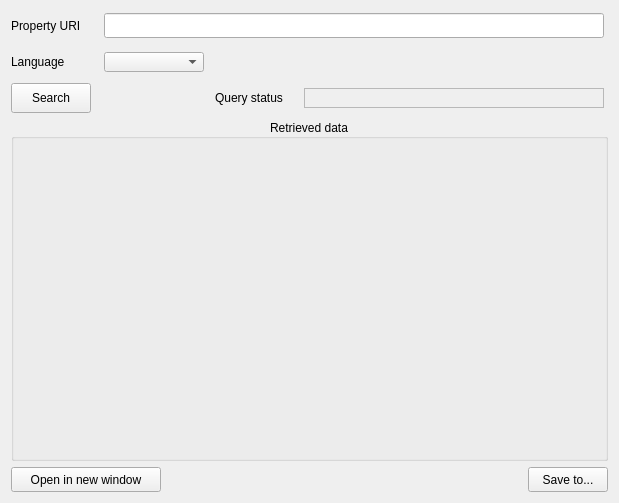
      <widget class="QWidget" name="GetPropertyDetails_tab">
       <property name="layoutDirection">
        <enum>Qt::LeftToRight</enum>
       </property>
       <attribute name="title">
        <string>Get Property details</string>
       </attribute>
       <attribute name="toolTip">
        <string>&lt;html&gt;&lt;head/&gt;&lt;body&gt;&lt;p&gt;Retrieves all the details of a Property specified in the URI. User can choose the Language of the ouput. It performs the method &amp;quot;&lt;span style=&quot; font-weight:700;&quot;&gt;/api/Property/v2&lt;/span&gt;&amp;quot;&lt;/p&gt;&lt;/body&gt;&lt;/html&gt;</string>
       </attribute>
       <layout class="QHBoxLayout" name="horizontalLayout_16">
        <item>
         <layout class="QGridLayout" name="gridLayout_8">
          <item row="0" column="0">
           <widget class="QLabel" name="GetPropertyDetails_DomainURI_label">
            <property name="minimumSize">
             <size>
              <width>85</width>
              <height>30</height>
             </size>
            </property>
            <property name="maximumSize">
             <size>
              <width>85</width>
              <height>30</height>
             </size>
            </property>
            <property name="text">
             <string>Property URI</string>
            </property>
           </widget>
          </item>
          <item row="0" column="1" colspan="3">
           <widget class="QLineEdit" name="GetPropertyDetails_SearchTextString_lineEdit">
            <property name="minimumSize">
             <size>
              <width>500</width>
              <height>20</height>
             </size>
            </property>
            <property name="maximumSize">
             <size>
              <width>50</width>
              <height>25</height>
             </size>
            </property>
           </widget>
          </item>
          <item row="1" column="0">
           <widget class="QLabel" name="GetPropertyDetails_DataStructure_label">
            <property name="minimumSize">
             <size>
              <width>80</width>
              <height>30</height>
             </size>
            </property>
            <property name="maximumSize">
             <size>
              <width>80</width>
              <height>30</height>
             </size>
            </property>
            <property name="text">
             <string>Language</string>
            </property>
            <property name="wordWrap">
             <bool>true</bool>
            </property>
           </widget>
          </item>
          <item row="1" column="1">
           <widget class="QComboBox" name="GetPropertyDetails_DataStructure_comboBox">
            <property name="minimumSize">
             <size>
              <width>100</width>
              <height>20</height>
             </size>
            </property>
            <property name="maximumSize">
             <size>
              <width>100</width>
              <height>20</height>
             </size>
            </property>
            <property name="maxVisibleItems">
             <number>2</number>
            </property>
            <property name="maxCount">
             <number>2</number>
            </property>
           </widget>
          </item>
          <item row="2" column="0">
           <widget class="QPushButton" name="GetPropertyDetails_Search_pushButton">
            <property name="minimumSize">
             <size>
              <width>80</width>
              <height>30</height>
             </size>
            </property>
            <property name="maximumSize">
             <size>
              <width>80</width>
              <height>30</height>
             </size>
            </property>
            <property name="text">
             <string>Search</string>
            </property>
           </widget>
          </item>
          <item row="2" column="2">
           <widget class="QLabel" name="GetPropertyDetails_QuerryStatus_label">
            <property name="enabled">
             <bool>true</bool>
            </property>
            <property name="minimumSize">
             <size>
              <width>80</width>
              <height>30</height>
             </size>
            </property>
            <property name="maximumSize">
             <size>
              <width>80</width>
              <height>30</height>
             </size>
            </property>
            <property name="text">
             <string>Query status</string>
            </property>
           </widget>
          </item>
          <item row="2" column="3">
           <widget class="QLabel" name="GetPropertyDetails_QuerryStatusResult_label">
            <property name="minimumSize">
             <size>
              <width>300</width>
              <height>20</height>
             </size>
            </property>
            <property name="maximumSize">
             <size>
              <width>150</width>
              <height>20</height>
             </size>
            </property>
            <property name="autoFillBackground">
             <bool>false</bool>
            </property>
            <property name="styleSheet">
             <string notr="true"/>
            </property>
            <property name="frameShape">
             <enum>QFrame::StyledPanel</enum>
            </property>
            <property name="frameShadow">
             <enum>QFrame::Sunken</enum>
            </property>
            <property name="text">
             <string/>
            </property>
           </widget>
          </item>
          <item row="3" column="0" colspan="4">
           <widget class="QGroupBox" name="GetPropertyDetails_JSONViewerHolder_groupBox">
            <property name="minimumSize">
             <size>
              <width>597</width>
              <height>301</height>
             </size>
            </property>
            <property name="font">
             <font>
              <pointsize>9</pointsize>
              <bold>false</bold>
              <underline>false</underline>
             </font>
            </property>
            <property name="title">
             <string>Retrieved data</string>
            </property>
            <property name="alignment">
             <set>Qt::AlignCenter</set>
            </property>
            <layout class="QHBoxLayout" name="horizontalLayout_8">
             <item>
              <widget class="QWidget" name="GetPropertyDetails_JSONViewerHolder_widget" native="true">
               <property name="minimumSize">
                <size>
                 <width>597</width>
                 <height>301</height>
                </size>
               </property>
              </widget>
             </item>
            </layout>
           </widget>
          </item>
          <item row="4" column="0" colspan="2">
           <widget class="QPushButton" name="GetPropertyDetails_OpenInNewWindow_pushButton">
            <property name="minimumSize">
             <size>
              <width>150</width>
              <height>25</height>
             </size>
            </property>
            <property name="maximumSize">
             <size>
              <width>150</width>
              <height>25</height>
             </size>
            </property>
            <property name="toolTip">
             <string>&lt;html&gt;&lt;head/&gt;&lt;body&gt;&lt;p&gt;Open data in new window for better visualization&lt;/p&gt;&lt;/body&gt;&lt;/html&gt;</string>
            </property>
            <property name="text">
             <string>Open in new window</string>
            </property>
           </widget>
          </item>
          <item row="4" column="3" alignment="Qt::AlignRight">
           <widget class="QPushButton" name="GetPropertyDetails_SaveTo_pushButton">
            <property name="minimumSize">
             <size>
              <width>80</width>
              <height>25</height>
             </size>
            </property>
            <property name="maximumSize">
             <size>
              <width>80</width>
              <height>25</height>
             </size>
            </property>
            <property name="text">
             <string>Save to...</string>
            </property>
           </widget>
          </item>
         </layout>
        </item>
       </layout>
      </widget>
